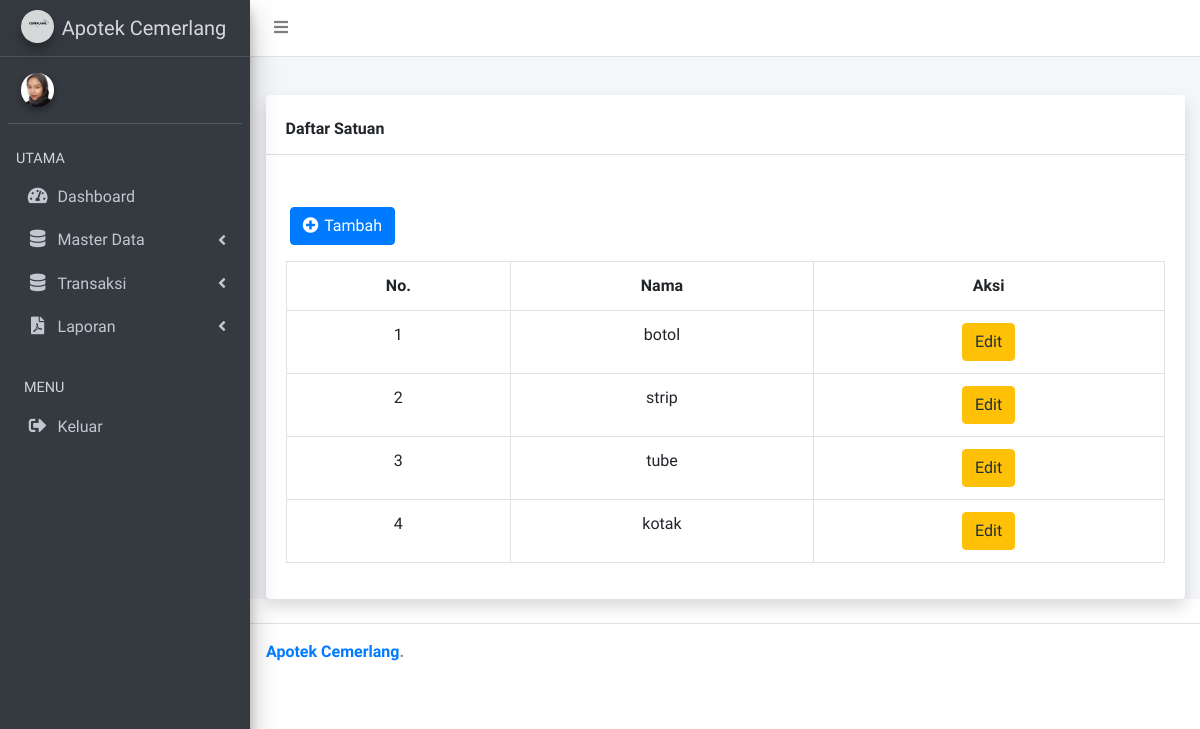
The app's page /index.php/satuan, older data.
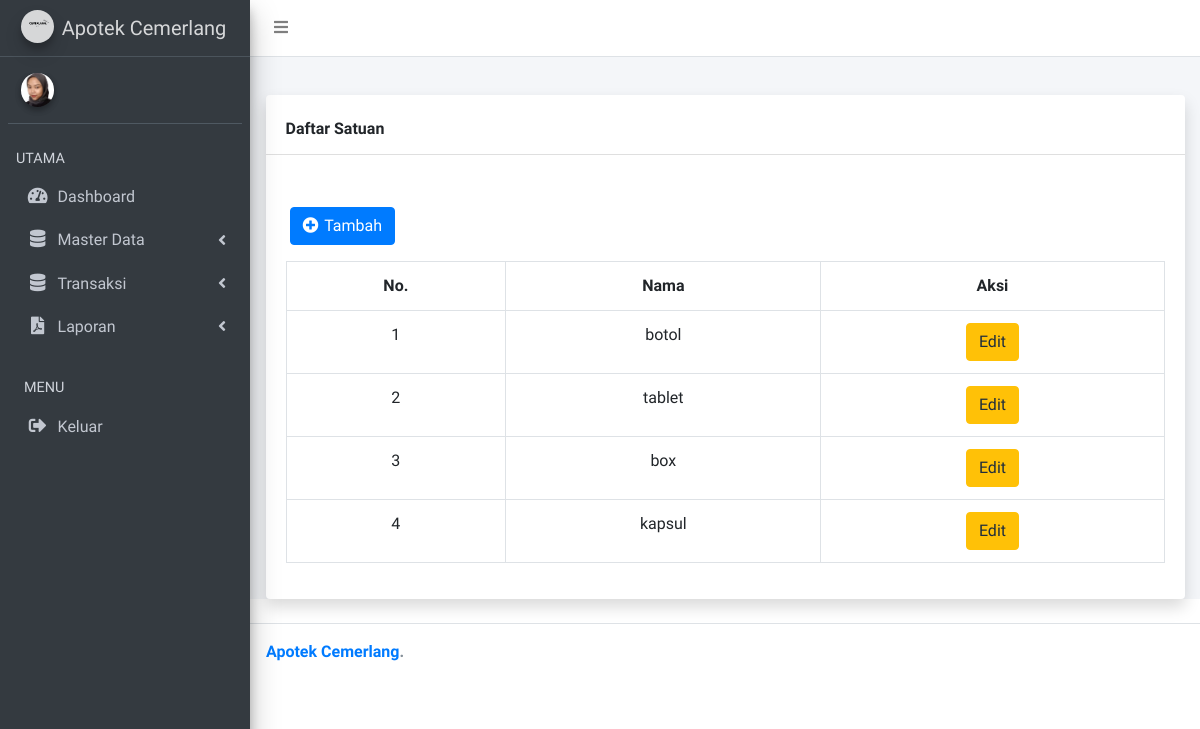
The same page, newer data.
### tables this page shows
CREATE TABLE `units` (
  `id` int(11) NOT NULL,
  `name` varchar(32) NOT NULL
);

### application/controllers/satuan.php (called while the page is built, shortened)
<?php
class satuan extends CI_Controller
{
    public function __construct()
    {
        $this->load->model('satuanModel');
    }
    public function index()
    {
        $data = [
            'data' => $this->satuanModel->index(),
            'title' => 'Daftar Satuan',
        ];
        $this->load->view('module/header', $data);
        $this->load->view('satuan/units', $data);
        $this->load->view('module/footer');
    }
}

### index.php (called while the page is built, shortened)
<?php
require_once BASEPATH.'core/CodeIgniter.php';

### application/models/satuanModel.php (called while the page is built, shortened)
<?php
class satuanModel extends CI_Model
{
    public function index()
    {
        return $this->db->get('units')->result();
    }
}

### application/views/satuan/units.php (the view, shortened to what this page needs)
<div class="content-wrapper">
  <section class="content-header">
  </section>
  <section class="content">
    <div class="container">
      <div class="card shadow mb-4">
        <div class="card-header py-3 mt-2">
          <h6 class="m-0 font-weight-bold "><?= $title?></h6>
        </div>
        <form action="{{ url('COA') }}" method="get">
        </form>
        <div class="card-body">
          <a href="#" class="btn btn-primary ml-1 mt-3 mb-3" id="tambah"> <i class="fas fa-plus-circle me-1  " style="letter-spacing: 2px"></i> Tambah </a>
          <div class="table-responsive">
            <table class="table table-bordered" id="dataTable" width="100%" cellspacing="0">
              <tr class="text-center">
                <th>No.</th>
                <th>Nama</th>
                <th>Aksi</th>
              </tr>
              <?php
              $no = 1;
              ?>
              <?php foreach ($data as $d) : ?>
                <tr class="text-center">
                  <td><?= $no ?></td>
                  <td> <?= $d->name ?> </td>
                  <td>
                    <a href="#" class="btn btn-warning" onclick="edit(<?= $d->id ?>)"> Edit</a>
                  </td>
                </tr>
                <?php
                $no++;
                ?>
              <?php endforeach; ?>
            </table>
          </div>
        </div>
      </div>
    </div>
  </section>
</div>

Row changes from the older to the newer data that the page shows:
changed units: name "strip" → "tablet"
changed units: name "tube" → "box"
changed units: name "kotak" → "kapsul"
